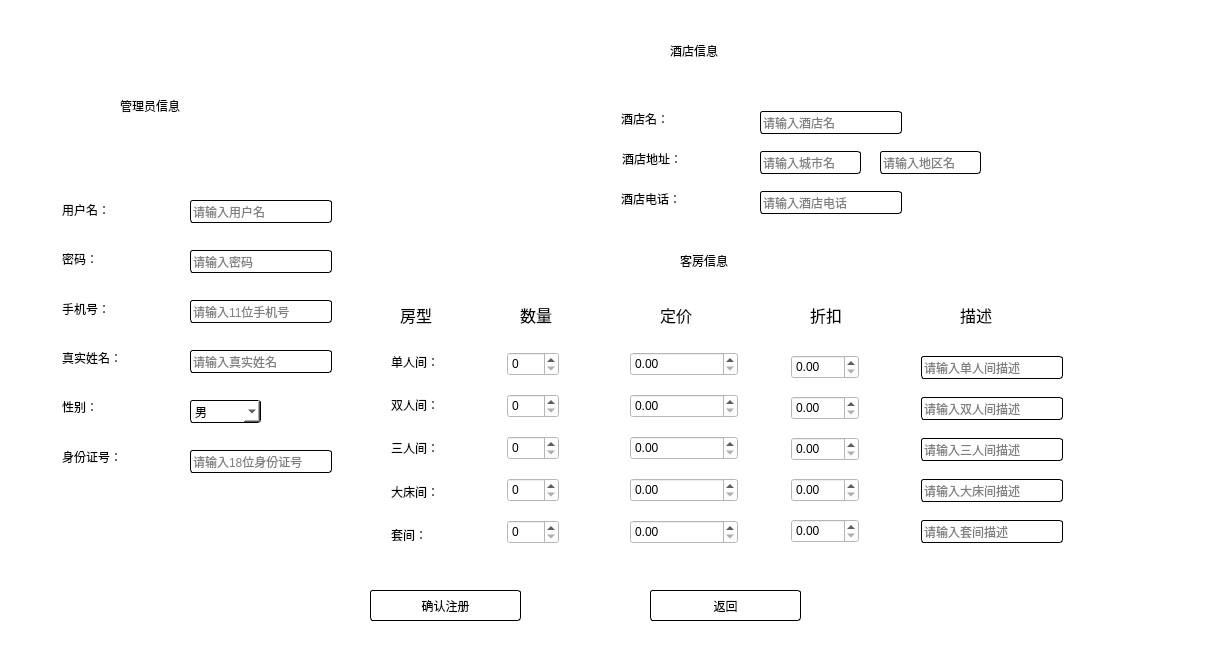
<?xml version="1.0" encoding="UTF-8"?>
<ui version="4.0">
 <class>hotelRegister</class>
 <widget class="QDialog" name="hotelRegister">
  <property name="geometry">
   <rect>
    <x>0</x>
    <y>0</y>
    <width>1227</width>
    <height>664</height>
   </rect>
  </property>
  <property name="windowTitle">
   <string>酒店及管理员注册</string>
  </property>
  <property name="windowIcon">
   <iconset resource="icon.qrc">
    <normaloff>:/myimages/icon/注册页_入驻成功 #d8432a &amp; 66px.png</normaloff>:/myimages/icon/注册页_入驻成功 #d8432a &amp; 66px.png</iconset>
  </property>
  <property name="styleSheet">
   <string notr="true">background-color: rgb(255, 255, 255);</string>
  </property>
  <widget class="QLabel" name="label">
   <property name="geometry">
    <rect>
     <x>120</x>
     <y>80</y>
     <width>181</width>
     <height>51</height>
    </rect>
   </property>
   <property name="styleSheet">
    <string notr="true">font: 20pt &quot;张海山锐谐体&quot;;</string>
   </property>
   <property name="text">
    <string>管理员信息</string>
   </property>
  </widget>
  <widget class="QLabel" name="label_2">
   <property name="geometry">
    <rect>
     <x>670</x>
     <y>20</y>
     <width>151</width>
     <height>61</height>
    </rect>
   </property>
   <property name="styleSheet">
    <string notr="true">font: 20pt &quot;张海山锐谐体&quot;;</string>
   </property>
   <property name="text">
    <string>酒店信息</string>
   </property>
  </widget>
  <widget class="QLabel" name="label_3">
   <property name="geometry">
    <rect>
     <x>680</x>
     <y>240</y>
     <width>141</width>
     <height>41</height>
    </rect>
   </property>
   <property name="styleSheet">
    <string notr="true">
font: 20pt &quot;张海山锐谐体&quot;;</string>
   </property>
   <property name="text">
    <string>客房信息</string>
   </property>
  </widget>
  <widget class="QLabel" name="label_4">
   <property name="geometry">
    <rect>
     <x>520</x>
     <y>302</y>
     <width>40</width>
     <height>26</height>
    </rect>
   </property>
   <property name="font">
    <font>
     <family>张海山锐谐体</family>
     <pointsize>12</pointsize>
     <weight>50</weight>
     <italic>false</italic>
     <bold>false</bold>
    </font>
   </property>
   <property name="styleSheet">
    <string notr="true">font: 12pt &quot;张海山锐谐体&quot;;</string>
   </property>
   <property name="text">
    <string>数量</string>
   </property>
  </widget>
  <widget class="QLabel" name="label_5">
   <property name="geometry">
    <rect>
     <x>660</x>
     <y>302</y>
     <width>40</width>
     <height>26</height>
    </rect>
   </property>
   <property name="font">
    <font>
     <family>张海山锐谐体</family>
     <pointsize>12</pointsize>
     <weight>50</weight>
     <italic>false</italic>
     <bold>false</bold>
    </font>
   </property>
   <property name="styleSheet">
    <string notr="true">font: 12pt &quot;张海山锐谐体&quot;;</string>
   </property>
   <property name="text">
    <string>定价</string>
   </property>
  </widget>
  <widget class="QLabel" name="label_7">
   <property name="geometry">
    <rect>
     <x>810</x>
     <y>302</y>
     <width>40</width>
     <height>26</height>
    </rect>
   </property>
   <property name="font">
    <font>
     <family>张海山锐谐体</family>
     <pointsize>12</pointsize>
     <weight>50</weight>
     <italic>false</italic>
     <bold>false</bold>
    </font>
   </property>
   <property name="styleSheet">
    <string notr="true">font: 12pt &quot;张海山锐谐体&quot;;</string>
   </property>
   <property name="text">
    <string>折扣</string>
   </property>
  </widget>
  <widget class="QLabel" name="label_8">
   <property name="geometry">
    <rect>
     <x>400</x>
     <y>302</y>
     <width>40</width>
     <height>26</height>
    </rect>
   </property>
   <property name="font">
    <font>
     <family>张海山锐谐体</family>
     <pointsize>12</pointsize>
     <weight>50</weight>
     <italic>false</italic>
     <bold>false</bold>
    </font>
   </property>
   <property name="styleSheet">
    <string notr="true">font: 12pt &quot;张海山锐谐体&quot;;</string>
   </property>
   <property name="text">
    <string>房型</string>
   </property>
  </widget>
  <widget class="QLabel" name="label_9">
   <property name="geometry">
    <rect>
     <x>960</x>
     <y>302</y>
     <width>40</width>
     <height>26</height>
    </rect>
   </property>
   <property name="font">
    <font>
     <family>张海山锐谐体</family>
     <pointsize>12</pointsize>
     <weight>50</weight>
     <italic>false</italic>
     <bold>false</bold>
    </font>
   </property>
   <property name="styleSheet">
    <string notr="true">font: 12pt &quot;张海山锐谐体&quot;;</string>
   </property>
   <property name="text">
    <string>描述</string>
   </property>
  </widget>
  <widget class="QLabel" name="hotelName">
   <property name="geometry">
    <rect>
     <x>621</x>
     <y>111</y>
     <width>81</width>
     <height>16</height>
    </rect>
   </property>
   <property name="styleSheet">
    <string notr="true">font: 12pt &quot;张海山锐谐体&quot;;</string>
   </property>
   <property name="text">
    <string>酒店名： </string>
   </property>
  </widget>
  <widget class="QLineEdit" name="hotelNameInput">
   <property name="geometry">
    <rect>
     <x>760</x>
     <y>111</y>
     <width>142</width>
     <height>23</height>
    </rect>
   </property>
   <property name="styleSheet">
    <string notr="true">border-radius: 3px;
border: 1px solid rgb(0, 0, 0);</string>
   </property>
   <property name="placeholderText">
    <string>请输入酒店名</string>
   </property>
  </widget>
  <widget class="QLabel" name="hotelAddress">
   <property name="geometry">
    <rect>
     <x>622</x>
     <y>151</y>
     <width>121</width>
     <height>16</height>
    </rect>
   </property>
   <property name="styleSheet">
    <string notr="true">font: 12pt &quot;张海山锐谐体&quot;;</string>
   </property>
   <property name="text">
    <string>酒店地址： </string>
   </property>
  </widget>
  <widget class="QLineEdit" name="cityInput">
   <property name="geometry">
    <rect>
     <x>760</x>
     <y>151</y>
     <width>101</width>
     <height>23</height>
    </rect>
   </property>
   <property name="styleSheet">
    <string notr="true">border-radius: 3px;
border: 1px solid rgb(0, 0, 0);</string>
   </property>
   <property name="placeholderText">
    <string>请输入城市名</string>
   </property>
  </widget>
  <widget class="QLineEdit" name="districtInput">
   <property name="geometry">
    <rect>
     <x>880</x>
     <y>151</y>
     <width>101</width>
     <height>23</height>
    </rect>
   </property>
   <property name="styleSheet">
    <string notr="true">border-radius: 3px;
border: 1px solid rgb(0, 0, 0);</string>
   </property>
   <property name="placeholderText">
    <string>请输入地区名</string>
   </property>
  </widget>
  <widget class="QLabel" name="hotelPhonenum">
   <property name="geometry">
    <rect>
     <x>621</x>
     <y>191</y>
     <width>101</width>
     <height>16</height>
    </rect>
   </property>
   <property name="styleSheet">
    <string notr="true">font: 12pt &quot;张海山锐谐体&quot;;</string>
   </property>
   <property name="text">
    <string>酒店电话： </string>
   </property>
  </widget>
  <widget class="QLabel" name="label_6">
   <property name="geometry">
    <rect>
     <x>711</x>
     <y>191</y>
     <width>16</width>
     <height>17</height>
    </rect>
   </property>
   <property name="text">
    <string/>
   </property>
  </widget>
  <widget class="QLineEdit" name="hotelPhonenumInput">
   <property name="geometry">
    <rect>
     <x>760</x>
     <y>191</y>
     <width>142</width>
     <height>23</height>
    </rect>
   </property>
   <property name="styleSheet">
    <string notr="true">border-radius: 3px;
border: 1px solid rgb(0, 0, 0);</string>
   </property>
   <property name="placeholderText">
    <string>请输入酒店电话</string>
   </property>
  </widget>
  <widget class="QLabel" name="phonenumLabel">
   <property name="geometry">
    <rect>
     <x>62</x>
     <y>301</y>
     <width>81</width>
     <height>16</height>
    </rect>
   </property>
   <property name="styleSheet">
    <string notr="true">font: 12pt &quot;张海山锐谐体&quot;;</string>
   </property>
   <property name="text">
    <string>手机号： </string>
   </property>
  </widget>
  <widget class="QLabel" name="usernameLabel">
   <property name="geometry">
    <rect>
     <x>62</x>
     <y>202</y>
     <width>81</width>
     <height>16</height>
    </rect>
   </property>
   <property name="styleSheet">
    <string notr="true">font: 12pt &quot;张海山锐谐体&quot;;</string>
   </property>
   <property name="text">
    <string>用户名： </string>
   </property>
  </widget>
  <widget class="QLabel" name="passwordLabel">
   <property name="geometry">
    <rect>
     <x>62</x>
     <y>251</y>
     <width>81</width>
     <height>16</height>
    </rect>
   </property>
   <property name="styleSheet">
    <string notr="true">font: 12pt &quot;张海山锐谐体&quot;;</string>
   </property>
   <property name="text">
    <string>密码： </string>
   </property>
  </widget>
  <widget class="QLabel" name="idLabel">
   <property name="geometry">
    <rect>
     <x>62</x>
     <y>449</y>
     <width>111</width>
     <height>16</height>
    </rect>
   </property>
   <property name="styleSheet">
    <string notr="true">font: 12pt &quot;张海山锐谐体&quot;;</string>
   </property>
   <property name="text">
    <string>身份证号： </string>
   </property>
  </widget>
  <widget class="QLabel" name="sexLabel">
   <property name="geometry">
    <rect>
     <x>62</x>
     <y>399</y>
     <width>53</width>
     <height>16</height>
    </rect>
   </property>
   <property name="styleSheet">
    <string notr="true">font: 12pt &quot;张海山锐谐体&quot;;</string>
   </property>
   <property name="text">
    <string>性别： </string>
   </property>
  </widget>
  <widget class="QLabel" name="nameLabel">
   <property name="geometry">
    <rect>
     <x>62</x>
     <y>350</y>
     <width>101</width>
     <height>16</height>
    </rect>
   </property>
   <property name="styleSheet">
    <string notr="true">font: 12pt &quot;张海山锐谐体&quot;;</string>
   </property>
   <property name="text">
    <string>真实姓名： </string>
   </property>
  </widget>
  <widget class="QLineEdit" name="phonenumInput">
   <property name="geometry">
    <rect>
     <x>190</x>
     <y>300</y>
     <width>142</width>
     <height>23</height>
    </rect>
   </property>
   <property name="styleSheet">
    <string notr="true">border-radius: 3px;
border: 1px solid rgb(0, 0, 0);</string>
   </property>
   <property name="placeholderText">
    <string>请输入11位手机号</string>
   </property>
  </widget>
  <widget class="QLineEdit" name="usernameInput">
   <property name="geometry">
    <rect>
     <x>190</x>
     <y>200</y>
     <width>142</width>
     <height>23</height>
    </rect>
   </property>
   <property name="styleSheet">
    <string notr="true">border-radius: 3px;
border: 1px solid rgb(0, 0, 0);</string>
   </property>
   <property name="placeholderText">
    <string>请输入用户名</string>
   </property>
  </widget>
  <widget class="QLineEdit" name="passwordInput">
   <property name="geometry">
    <rect>
     <x>190</x>
     <y>250</y>
     <width>142</width>
     <height>23</height>
    </rect>
   </property>
   <property name="styleSheet">
    <string notr="true">border-radius: 3px;
border: 1px solid rgb(0, 0, 0);</string>
   </property>
   <property name="placeholderText">
    <string>请输入密码</string>
   </property>
  </widget>
  <widget class="QLineEdit" name="idInput">
   <property name="geometry">
    <rect>
     <x>190</x>
     <y>450</y>
     <width>142</width>
     <height>23</height>
    </rect>
   </property>
   <property name="styleSheet">
    <string notr="true">border-radius: 3px;
border: 1px solid rgb(0, 0, 0);</string>
   </property>
   <property name="placeholderText">
    <string>请输入18位身份证号</string>
   </property>
  </widget>
  <widget class="QComboBox" name="sexComboBox">
   <property name="geometry">
    <rect>
     <x>190</x>
     <y>400</y>
     <width>71</width>
     <height>23</height>
    </rect>
   </property>
   <property name="styleSheet">
    <string notr="true">border-radius: 3px;
border: 1px solid rgb(0, 0, 0);</string>
   </property>
   <item>
    <property name="text">
     <string>男</string>
    </property>
   </item>
   <item>
    <property name="text">
     <string>女</string>
    </property>
   </item>
  </widget>
  <widget class="QLineEdit" name="nameInput">
   <property name="geometry">
    <rect>
     <x>190</x>
     <y>350</y>
     <width>142</width>
     <height>23</height>
    </rect>
   </property>
   <property name="styleSheet">
    <string notr="true">border-radius: 3px;
border: 1px solid rgb(0, 0, 0);</string>
   </property>
   <property name="placeholderText">
    <string>请输入真实姓名</string>
   </property>
  </widget>
  <widget class="QLabel" name="singleLabel">
   <property name="geometry">
    <rect>
     <x>391</x>
     <y>352</y>
     <width>68</width>
     <height>20</height>
    </rect>
   </property>
   <property name="styleSheet">
    <string notr="true">font: 12pt &quot;张海山锐谐体&quot;;</string>
   </property>
   <property name="text">
    <string>单人间： </string>
   </property>
  </widget>
  <widget class="QLabel" name="doubleLabel">
   <property name="geometry">
    <rect>
     <x>391</x>
     <y>394</y>
     <width>68</width>
     <height>21</height>
    </rect>
   </property>
   <property name="styleSheet">
    <string notr="true">font: 12pt &quot;张海山锐谐体&quot;;</string>
   </property>
   <property name="text">
    <string>双人间： </string>
   </property>
  </widget>
  <widget class="QLabel" name="tripleLabel">
   <property name="geometry">
    <rect>
     <x>391</x>
     <y>437</y>
     <width>68</width>
     <height>21</height>
    </rect>
   </property>
   <property name="styleSheet">
    <string notr="true">font: 12pt &quot;张海山锐谐体&quot;;</string>
   </property>
   <property name="text">
    <string>三人间： </string>
   </property>
  </widget>
  <widget class="QLabel" name="kingSizeLabel">
   <property name="geometry">
    <rect>
     <x>391</x>
     <y>481</y>
     <width>68</width>
     <height>21</height>
    </rect>
   </property>
   <property name="styleSheet">
    <string notr="true">font: 12pt &quot;张海山锐谐体&quot;;</string>
   </property>
   <property name="text">
    <string>大床间： </string>
   </property>
  </widget>
  <widget class="QLabel" name="suiteLabel">
   <property name="geometry">
    <rect>
     <x>391</x>
     <y>524</y>
     <width>61</width>
     <height>21</height>
    </rect>
   </property>
   <property name="styleSheet">
    <string notr="true">font: 12pt &quot;张海山锐谐体&quot;;</string>
   </property>
   <property name="text">
    <string>套间：  </string>
   </property>
  </widget>
  <widget class="QSpinBox" name="singleSpinBox">
   <property name="geometry">
    <rect>
     <x>507</x>
     <y>352</y>
     <width>52</width>
     <height>24</height>
    </rect>
   </property>
  </widget>
  <widget class="QSpinBox" name="doubleSpinBox">
   <property name="geometry">
    <rect>
     <x>507</x>
     <y>394</y>
     <width>52</width>
     <height>24</height>
    </rect>
   </property>
  </widget>
  <widget class="QSpinBox" name="tripleSpinBox">
   <property name="geometry">
    <rect>
     <x>507</x>
     <y>436</y>
     <width>52</width>
     <height>24</height>
    </rect>
   </property>
  </widget>
  <widget class="QSpinBox" name="kingSizeSpinBox">
   <property name="geometry">
    <rect>
     <x>507</x>
     <y>478</y>
     <width>52</width>
     <height>24</height>
    </rect>
   </property>
  </widget>
  <widget class="QSpinBox" name="suiteSpinBox">
   <property name="geometry">
    <rect>
     <x>507</x>
     <y>520</y>
     <width>52</width>
     <height>24</height>
    </rect>
   </property>
  </widget>
  <widget class="QDoubleSpinBox" name="singleFixedPriceInput">
   <property name="geometry">
    <rect>
     <x>630</x>
     <y>352</y>
     <width>108</width>
     <height>24</height>
    </rect>
   </property>
   <property name="maximum">
    <double>100000.000000000000000</double>
   </property>
  </widget>
  <widget class="QDoubleSpinBox" name="doubleFixedPriceInput">
   <property name="geometry">
    <rect>
     <x>630</x>
     <y>394</y>
     <width>108</width>
     <height>24</height>
    </rect>
   </property>
   <property name="maximum">
    <double>100000.000000000000000</double>
   </property>
  </widget>
  <widget class="QDoubleSpinBox" name="tripleFixedPriceInput">
   <property name="geometry">
    <rect>
     <x>630</x>
     <y>436</y>
     <width>108</width>
     <height>24</height>
    </rect>
   </property>
   <property name="maximum">
    <double>100000.000000000000000</double>
   </property>
  </widget>
  <widget class="QDoubleSpinBox" name="kingSizeFixedPriceInput">
   <property name="geometry">
    <rect>
     <x>630</x>
     <y>478</y>
     <width>108</width>
     <height>24</height>
    </rect>
   </property>
   <property name="maximum">
    <double>100000.000000000000000</double>
   </property>
  </widget>
  <widget class="QDoubleSpinBox" name="suiteFixedPriceInput">
   <property name="geometry">
    <rect>
     <x>630</x>
     <y>520</y>
     <width>108</width>
     <height>24</height>
    </rect>
   </property>
   <property name="maximum">
    <double>100000.000000000000000</double>
   </property>
  </widget>
  <widget class="QDoubleSpinBox" name="singleDiscountInput">
   <property name="geometry">
    <rect>
     <x>791</x>
     <y>355</y>
     <width>68</width>
     <height>24</height>
    </rect>
   </property>
   <property name="maximum">
    <double>1.000000000000000</double>
   </property>
   <property name="singleStep">
    <double>0.100000000000000</double>
   </property>
   <property name="value">
    <double>0.000000000000000</double>
   </property>
  </widget>
  <widget class="QDoubleSpinBox" name="doubleDiscountInput">
   <property name="geometry">
    <rect>
     <x>791</x>
     <y>396</y>
     <width>68</width>
     <height>24</height>
    </rect>
   </property>
   <property name="maximum">
    <double>1.000000000000000</double>
   </property>
   <property name="singleStep">
    <double>0.100000000000000</double>
   </property>
   <property name="value">
    <double>0.000000000000000</double>
   </property>
  </widget>
  <widget class="QDoubleSpinBox" name="tripleDiscountInput">
   <property name="geometry">
    <rect>
     <x>791</x>
     <y>437</y>
     <width>68</width>
     <height>24</height>
    </rect>
   </property>
   <property name="maximum">
    <double>1.000000000000000</double>
   </property>
   <property name="singleStep">
    <double>0.100000000000000</double>
   </property>
   <property name="value">
    <double>0.000000000000000</double>
   </property>
  </widget>
  <widget class="QDoubleSpinBox" name="kingSizeDiscountInput">
   <property name="geometry">
    <rect>
     <x>791</x>
     <y>478</y>
     <width>68</width>
     <height>24</height>
    </rect>
   </property>
   <property name="maximum">
    <double>1.000000000000000</double>
   </property>
   <property name="singleStep">
    <double>0.100000000000000</double>
   </property>
   <property name="value">
    <double>0.000000000000000</double>
   </property>
  </widget>
  <widget class="QDoubleSpinBox" name="suiteDiscountInput">
   <property name="geometry">
    <rect>
     <x>791</x>
     <y>519</y>
     <width>68</width>
     <height>24</height>
    </rect>
   </property>
   <property name="maximum">
    <double>1.000000000000000</double>
   </property>
   <property name="singleStep">
    <double>0.100000000000000</double>
   </property>
   <property name="value">
    <double>0.000000000000000</double>
   </property>
  </widget>
  <widget class="QLineEdit" name="singleDescribeInput">
   <property name="geometry">
    <rect>
     <x>921</x>
     <y>356</y>
     <width>142</width>
     <height>23</height>
    </rect>
   </property>
   <property name="styleSheet">
    <string notr="true">border-radius: 3px;
border: 1px solid rgb(0, 0, 0);</string>
   </property>
   <property name="placeholderText">
    <string>请输入单人间描述</string>
   </property>
  </widget>
  <widget class="QLineEdit" name="doubleDescribeInput">
   <property name="geometry">
    <rect>
     <x>921</x>
     <y>397</y>
     <width>142</width>
     <height>23</height>
    </rect>
   </property>
   <property name="styleSheet">
    <string notr="true">border-radius: 3px;
border: 1px solid rgb(0, 0, 0);</string>
   </property>
   <property name="placeholderText">
    <string>请输入双人间描述</string>
   </property>
  </widget>
  <widget class="QLineEdit" name="tripleDescribeInput">
   <property name="geometry">
    <rect>
     <x>921</x>
     <y>438</y>
     <width>142</width>
     <height>23</height>
    </rect>
   </property>
   <property name="styleSheet">
    <string notr="true">border-radius: 3px;
border: 1px solid rgb(0, 0, 0);</string>
   </property>
   <property name="placeholderText">
    <string>请输入三人间描述</string>
   </property>
  </widget>
  <widget class="QLineEdit" name="kingSizeDescribeInput">
   <property name="geometry">
    <rect>
     <x>921</x>
     <y>479</y>
     <width>142</width>
     <height>23</height>
    </rect>
   </property>
   <property name="styleSheet">
    <string notr="true">border-radius: 3px;
border: 1px solid rgb(0, 0, 0);</string>
   </property>
   <property name="placeholderText">
    <string>请输入大床间描述</string>
   </property>
  </widget>
  <widget class="QLineEdit" name="suiteDescribeInput">
   <property name="geometry">
    <rect>
     <x>921</x>
     <y>520</y>
     <width>142</width>
     <height>23</height>
    </rect>
   </property>
   <property name="styleSheet">
    <string notr="true">border-radius: 3px;
border: 1px solid rgb(0, 0, 0);</string>
   </property>
   <property name="placeholderText">
    <string>请输入套间描述</string>
   </property>
  </widget>
  <widget class="QPushButton" name="checkButton">
   <property name="geometry">
    <rect>
     <x>370</x>
     <y>590</y>
     <width>151</width>
     <height>31</height>
    </rect>
   </property>
   <property name="focusPolicy">
    <enum>Qt::NoFocus</enum>
   </property>
   <property name="styleSheet">
    <string notr="true">font: 25 12pt &quot;3ds Light&quot;;
border-radius: 3px;
border: 1px solid rgb(0, 0, 0);
font: 12pt &quot;张海山锐谐体&quot;;</string>
   </property>
   <property name="text">
    <string>确认注册</string>
   </property>
  </widget>
  <widget class="QPushButton" name="returnButton">
   <property name="geometry">
    <rect>
     <x>650</x>
     <y>590</y>
     <width>151</width>
     <height>31</height>
    </rect>
   </property>
   <property name="focusPolicy">
    <enum>Qt::NoFocus</enum>
   </property>
   <property name="styleSheet">
    <string notr="true">font: 25 12pt &quot;3ds Light&quot;;
border-radius: 3px;
border: 1px solid rgb(0, 0, 0);
font: 12pt &quot;张海山锐谐体&quot;;</string>
   </property>
   <property name="text">
    <string>返回</string>
   </property>
  </widget>
 </widget>
 <tabstops>
  <tabstop>usernameInput</tabstop>
  <tabstop>passwordInput</tabstop>
  <tabstop>phonenumInput</tabstop>
  <tabstop>nameInput</tabstop>
  <tabstop>sexComboBox</tabstop>
  <tabstop>idInput</tabstop>
  <tabstop>hotelNameInput</tabstop>
  <tabstop>cityInput</tabstop>
  <tabstop>districtInput</tabstop>
  <tabstop>hotelPhonenumInput</tabstop>
  <tabstop>singleSpinBox</tabstop>
  <tabstop>singleFixedPriceInput</tabstop>
  <tabstop>singleDiscountInput</tabstop>
  <tabstop>singleDescribeInput</tabstop>
  <tabstop>doubleSpinBox</tabstop>
  <tabstop>doubleFixedPriceInput</tabstop>
  <tabstop>doubleDiscountInput</tabstop>
  <tabstop>doubleDescribeInput</tabstop>
  <tabstop>tripleSpinBox</tabstop>
  <tabstop>tripleFixedPriceInput</tabstop>
  <tabstop>tripleDiscountInput</tabstop>
  <tabstop>tripleDescribeInput</tabstop>
  <tabstop>kingSizeSpinBox</tabstop>
  <tabstop>kingSizeFixedPriceInput</tabstop>
  <tabstop>kingSizeDiscountInput</tabstop>
  <tabstop>kingSizeDescribeInput</tabstop>
  <tabstop>suiteSpinBox</tabstop>
  <tabstop>suiteFixedPriceInput</tabstop>
  <tabstop>suiteDiscountInput</tabstop>
  <tabstop>suiteDescribeInput</tabstop>
 </tabstops>
 <resources>
  <include location="icon.qrc"/>
 </resources>
 <connections>
  <connection>
   <sender>returnButton</sender>
   <signal>clicked()</signal>
   <receiver>hotelRegister</receiver>
   <slot>close()</slot>
   <hints>
    <hint type="sourcelabel">
     <x>574</x>
     <y>591</y>
    </hint>
    <hint type="destinationlabel">
     <x>457</x>
     <y>331</y>
    </hint>
   </hints>
  </connection>
 </connections>
</ui>
